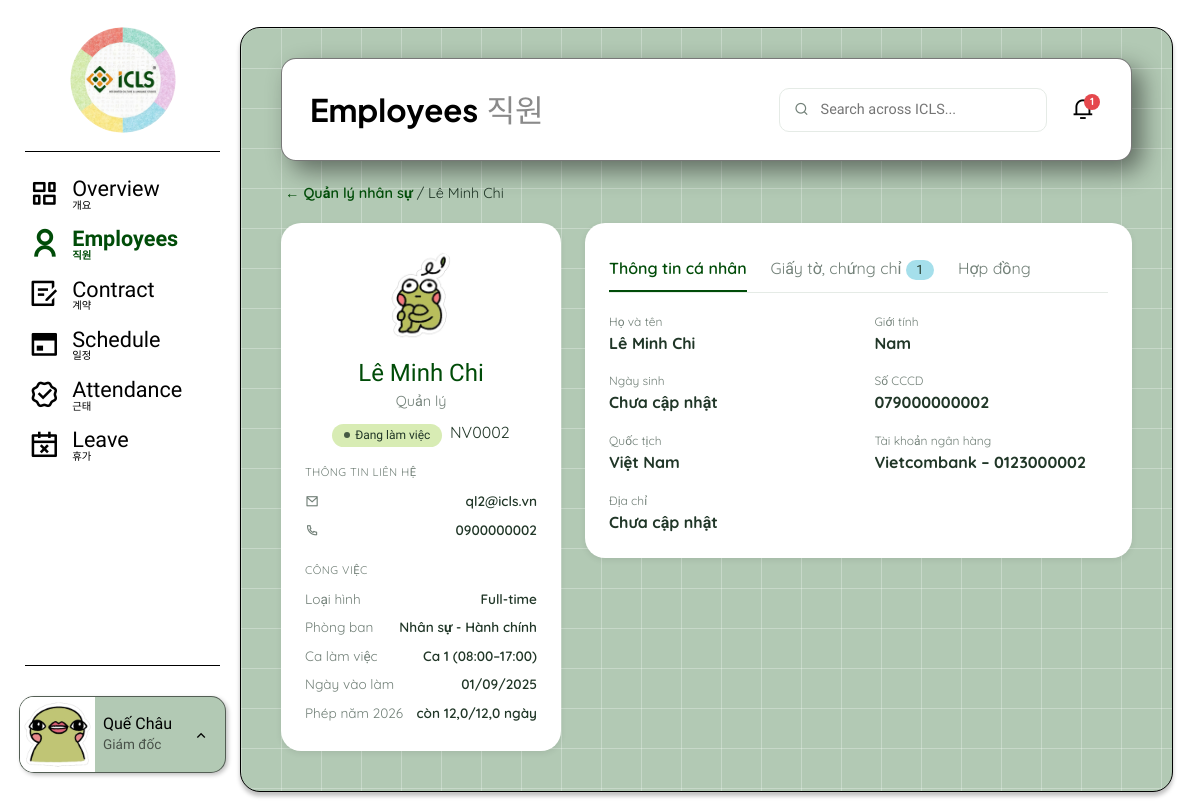
The page /nhan-su/2/ (signed in) on the database its author committed.
### accounts/models.py (models this page shows, shortened)
class User(AbstractUser):
    username = None
    first_name = None
    last_name = None
    email = models.EmailField(max_length=255, unique=True)
    full_name = models.CharField(max_length=150, blank=True)
    phone = models.CharField(max_length=20, blank=True)
    role = models.CharField(max_length=20, choices=UserRole.choices, default=UserRole.EMPLOYEE)
    avatar = models.FileField(upload_to='avatars/', blank=True)
    updated_at = models.DateTimeField(auto_now=True)
    USERNAME_FIELD = 'email'
    REQUIRED_FIELDS = []
    objects = UserManager()
    class Meta:
        db_table = 'users'

### employees/models.py (models this page shows, shortened)
class Employee(models.Model):
    user = models.OneToOneField(settings.AUTH_USER_MODEL, on_delete=models.PROTECT, related_name='employee')
    candidate = models.OneToOneField('recruitment.Candidate', on_delete=models.SET_NULL, null=True, blank=True,
                                     related_name='employee')
    full_name = models.CharField(max_length=150)
    phone = models.CharField(max_length=20)
    gender = models.CharField(max_length=10, choices=Gender.choices, blank=True)
    date_of_birth = models.DateField(null=True, blank=True)
    id_card_number = models.CharField(max_length=20, unique=True, null=True, blank=True)
    address = models.TextField(blank=True)
    nationality = models.CharField(max_length=30, default='Việt Nam')
    department = models.CharField(max_length=30, choices=Department.choices)
    position = models.CharField(max_length=30, choices=Position.choices)
    employment_type = models.CharField(max_length=20, choices=EmploymentType.choices)
    work_shift = models.CharField(max_length=20, choices=WorkShift.choices, blank=True)
    bank_account = models.CharField(max_length=100, blank=True)
    status = models.CharField(max_length=20, choices=EmployeeStatus.choices, default=EmployeeStatus.ONBOARDING)
    join_date = models.DateField()
    created_at = models.DateTimeField(auto_now_add=True)
    updated_at = models.DateTimeField(auto_now=True)
    class Meta:
        db_table = 'employees'
    @property
    def code(self):
        return f'NV{self.id:04d}'

### leave/models.py (models this page shows, shortened)
class LeaveBalance(models.Model):
    employee = models.ForeignKey('employees.Employee', on_delete=models.PROTECT, related_name='leave_balances')
    year = models.PositiveIntegerField()
    total_days = models.DecimalField(max_digits=4, decimal_places=1, default=12)
    used_days = models.DecimalField(max_digits=4, decimal_places=1, default=0)
    class Meta:
        db_table = 'leave_balances'
        constraints = [
            models.UniqueConstraint(fields=['employee', 'year'], name='one_balance_per_year'),
            models.CheckConstraint(condition=Q(used_days__lte=F('total_days')), name='used_not_over_total'),
        ]
    @property
    def remaining_days(self):
        return self.total_days - self.used_days

### employees/views.py (the view)
# urls.py: path('<int:pk>/', views.chi_tiet, name='contract_detail'),                # UC 3.2
@role_required(GD, QL, thong_diep=thong_bao.KHONG_CO_QUYEN_HANH_DONG)     # UC 2.1 – luồng 5.1.1
def chi_tiet(request, pk):
    nhan_su = get_object_or_404(Employee.objects.select_related('user'), pk=pk)
    giay_to = [(g, services.muc_canh_bao(g)) for g in nhan_su.documents.order_by('-created_at')]
    duoc_duyet = co_quyen_duyet(request.user, nhan_su.user)
    return render(request, 'employees/chi_tiet.html', {
        'nhan_su': nhan_su, 'giay_to': giay_to, 'hop_dong': nhan_su.contracts.order_by('-start_date'),
        'duoc_duyet': duoc_duyet, 'so_giay_to': len(giay_to), 'quy_phep': nhan_su.leave_balances.order_by('-year').first(),
        'cho_duyet': [g for g, _ in giay_to if g.status == DocumentStatus.PENDING]})

### core/context_processors.py (called while the page is built)
def thong_bao_chua_doc(request):
    if request.user.is_authenticated:
        return {'so_thong_bao_chua_doc': request.user.notifications.filter(is_read=False).count()}
    return {'so_thong_bao_chua_doc': 0}

### core/menu.py (called while the page is built)
def menu_chinh(request):
    if not request.user.is_authenticated:
        return {'menu_chinh': []}
    app_hien_tai = request.resolver_match.app_name if request.resolver_match else ''
    ten_url_hien_tai = request.resolver_match.url_name if request.resolver_match else ''
    cac_muc = []
    for khoa, ten_anh, ten_han, icon, ten_url, vai_tro, tien_to in MUC_MENU:
        if request.user.role not in vai_tro:
            continue
        try:
            url = reverse(ten_url)
        except NoReverseMatch:
            url = None                      # app chưa làm xong: hiện mờ
        dang_chon = khoa == app_hien_tai and (tien_to is None or (ten_url_hien_tai or '').startswith(tien_to))
        cac_muc.append({'ten_anh': ten_anh, 'ten_han': ten_han, 'icon': icon, 'url': url, 'dang_chon': dang_chon})
    return {'menu_chinh': cac_muc}

### core/permissions.py (called while the page is built)
def role_required(*roles, thong_diep=None):
    cho_phep = roles or VAI_TRO_NGHIEP_VU
    def decorator(view):
        @wraps(view)
        @login_required
        def wrapper(request, *args, **kwargs):
            if request.user.role not in cho_phep:
                return tra_403(request, thong_diep)
            return view(request, *args, **kwargs)
        return wrapper
    return decorator

def co_quyen_duyet(nguoi_duyet, nguoi_gui):
    if nguoi_duyet.pk == nguoi_gui.pk:
        return False
    if nguoi_gui.role == UserRole.MANAGER:
        return nguoi_duyet.role == UserRole.DIRECTOR
    if nguoi_gui.role in (UserRole.EMPLOYEE, UserRole.ACCOUNTANT):
        return nguoi_duyet.role == UserRole.MANAGER
    return False

### core/templatetags/icls_filters.py (called while the page is built)
@register.filter
def ten_goi(ho_ten):
    cac_chu = (ho_ten or '').split()
    if len(cac_chu) <= 1:
        return ho_ten or ''
    return ' '.join(cac_chu[-2:]) if len(cac_chu) >= 3 else cac_chu[-1]

### employees/services.py (called while the page is built)
def muc_canh_bao(giay_to, hom_nay=None):
    hom_nay = hom_nay or date.today()
    if giay_to.status == DocumentStatus.EXPIRED:
        return MUC_DA_HET_HAN
    if giay_to.expiry_date and giay_to.status == DocumentStatus.APPROVED:
        if giay_to.expiry_date < hom_nay:
            return MUC_DA_HET_HAN
        if giay_to.expiry_date <= hom_nay + timedelta(days=settings.SO_NGAY_CANH_BAO):
            return MUC_SAP_HET_HAN
    return MUC_CON_HAN

### templates/employees/chi_tiet.html (shortened to what this page needs)
{% extends 'base.html' %}
{% load icls_filters %}
{% block page_title %}Employees{% endblock %}
{% block page_title_ko %}직원{% endblock %}
{% block panel %}
<div class="breadcrumb-lite">
  <a href="{% url 'employees:employee_list' %}">← Quản lý nhân sự</a> / {{ nhan_su.full_name }}
</div>
<div class="profile-grid">
  <aside class="side-card">
    {% if nhan_su.user.avatar %}
    <img src="{% url 'core:tai_file' nhan_su.user.avatar.name %}" alt="" class="rounded-circle" style="width:96px;height:96px;object-fit:cover;">
    {% else %}
    <span class="avatar-initials lg {{ nhan_su.pk|mau_avatar }} mx-auto">{{ nhan_su.full_name|slice:":1" }}</span>
    {% endif %}
    <p class="nm">{{ nhan_su.full_name }}</p>
    <div class="role">{{ nhan_su.get_position_display }}</div>
    <div class="mt-2">{% include 'employees/_chip_nhan_su.html' %} <span class="id ms-1">{{ nhan_su.code }}</span></div>
    <div class="lbl">Thông tin liên hệ</div>
    <div class="kv"><span class="k"><i class="ri-mail-line"></i></span><span class="v">{{ nhan_su.user.email }}</span></div>
    <div class="kv"><span class="k"><i class="ri-phone-line"></i></span><span class="v">{{ nhan_su.phone }}</span></div>
    <div class="lbl">Công việc</div>
    <div class="kv"><span class="k">Loại hình</span><span class="v">{{ nhan_su.get_employment_type_display }}</span></div>
    <div class="kv"><span class="k">Phòng ban</span><span class="v">{{ nhan_su.get_department_display }}</span></div>
    {% if nhan_su.work_shift %}<div class="kv"><span class="k">Ca làm việc</span><span class="v">{{ nhan_su.get_work_shift_display }}</span></div>{% endif %}
    <div class="kv"><span class="k">Ngày vào làm</span><span class="v">{{ nhan_su.join_date|date:"d/m/Y" }}</span></div>
    {% if quy_phep %}<div class="kv"><span class="k">Phép năm {{ quy_phep.year }}</span><span class="v">còn {{ quy_phep.remaining_days }}/{{ quy_phep.total_days }} ngày</span></div>{% endif %}
  </aside>
  <div class="panel-white">
    <ul class="nav nav-tabs-icls" role="tablist">
      <li class="nav-item"><button class="nav-link active" data-bs-toggle="tab" data-bs-target="#tab-tt" type="button">Thông tin cá nhân</button></li>
      <li class="nav-item"><button class="nav-link" data-bs-toggle="tab" data-bs-target="#tab-gt" type="button">Giấy tờ, chứng chỉ <span class="count-badge">{{ so_giay_to }}</span></button></li>
      <li class="nav-item"><button class="nav-link" data-bs-toggle="tab" data-bs-target="#tab-hd" type="button">Hợp đồng</button></li>
    </ul>
    <div class="tab-content">
      <div class="tab-pane fade show active" id="tab-tt">
        <div class="info-grid">
          <div><div class="k">Họ và tên</div><div class="v">{{ nhan_su.full_name }}</div></div>
          <div><div class="k">Giới tính</div><div class="v">{{ nhan_su.get_gender_display|default:"Chưa cập nhật" }}</div></div>
          <div><div class="k">Ngày sinh</div><div class="v">{% if nhan_su.date_of_birth %}{{ nhan_su.date_of_birth|date:"d/m/Y" }}{% else %}Chưa cập nhật{% endif %}</div></div>
          <div><div class="k">Số CCCD</div><div class="v">{{ nhan_su.id_card_number|default:"Chưa cập nhật" }}</div></div>
          <div><div class="k">Quốc tịch</div><div class="v">{{ nhan_su.nationality }}</div></div>
          <div><div class="k">Tài khoản ngân hàng</div><div class="v">{{ nhan_su.bank_account|default:"Chưa cập nhật" }}</div></div>
          <div class="grid-span"><div class="k">Địa chỉ</div><div class="v">{{ nhan_su.address|default:"Chưa cập nhật" }}</div></div>
        </div>
      </div>
    </div>
  </div>
</div>
{% endblock %}

### templates/base.html (shortened to what this page needs)
{% load static icls_filters %}
<!doctype html>
<html lang="vi">
<head>
  <link href="https://cdn.jsdelivr.net/npm/bootstrap@5.3.3/dist/css/bootstrap.min.css" rel="stylesheet">
  <link href="https://cdn.jsdelivr.net/npm/remixicon@4.3.0/fonts/remixicon.css" rel="stylesheet">
  <link href="{% static 'css/icls.css' %}?v=14" rel="stylesheet">
</head>
<body>
{% if user.is_authenticated %}
<div class="app-shell">
  <aside class="app-sidebar offcanvas-lg offcanvas-start" tabindex="-1" id="thanhTrai" aria-label="Menu chính">
    <div class="offcanvas-body d-flex flex-column p-0">
      <a href="{% url 'dashboard:dashboard' %}"><img src="{% static 'img/icls-logo.png' %}" alt="ICLS" class="sidebar-logo"></a>
      <hr class="sidebar-divider">
      <ul class="sidebar-nav">
        {% for muc in menu_chinh %}
        <li>
          <a class="sidebar-link {% if muc.dang_chon %}active{% endif %} {% if not muc.url %}disabled{% endif %}"
             href="{{ muc.url|default:'#' }}" {% if not muc.url %}aria-disabled="true" tabindex="-1" title="Sắp có"{% endif %}>
            <i class="{{ muc.icon }}"></i>
            <span><span class="ten-anh">{{ muc.ten_anh }}</span><span class="ten-han">{{ muc.ten_han }}</span></span>
          </a>
        </li>
        {% endfor %}
      </ul>
      <hr class="sidebar-divider">
      <div class="profile-wrap">
        <div class="profile-card dropup">
          {% if user.avatar %}
          <img class="profile-avatar" src="{% url 'core:tai_file' user.avatar.name %}" alt="">
          {% else %}
          <span class="profile-avatar">{{ user.email|slice:":1"|upper }}</span>
          {% endif %}
          <div class="overflow-hidden">
            <div class="profile-name" title="{{ user.full_name }}">{% if user.full_name %}{{ user.full_name|ten_goi }}{% else %}{{ user.email }}{% endif %}</div>
            <div class="profile-role">{{ user.get_role_display }}</div>
          </div>
          <button type="button" class="profile-trigger" data-bs-toggle="dropdown" data-bs-reference="parent" aria-label="Menu tài khoản">
            <i class="ri-arrow-up-s-line"></i>
          </button>
        </div>
      </div>
    </div>
  </aside>
  <main class="app-main">
    <div class="app-panel">
      <header class="app-navbar">
        <h1 class="app-title">{% block page_title %}ICLS{% endblock %}<span class="ko">{% block page_title_ko %}{% endblock %}</span></h1>
        <div class="global-tools">
          <label class="search-field"><i class="ri-search-line"></i><input type="search" placeholder="Search across ICLS..." disabled></label>
          <a class="bell" href="{% url 'core:notifications' %}" aria-label="Thông báo">
            <i class="ri-notification-3-line"></i>
            {% if so_thong_bao_chua_doc %}<span class="dot">{{ so_thong_bao_chua_doc }}</span>{% endif %}
          </a>
        </div>
      </header>
      {% block panel %}{% endblock %}
    </div>
  </main>
</div>
{% endif %}
</body>
</html>

### templates/employees/_chip_nhan_su.html
<span class="chip {{ nhan_su.status|lower }}">{{ nhan_su.get_status_display }}</span>

### rows shown on the page
User: avatar (picture), full_name|ten_goi "Quế Châu", role "Giám đốc"
Employee: full_name "Lê Minh Chi", user.avatar (picture), position "Quản lý", status "Đang làm việc", code "NV0002", user.email "ql2@icls.vn", phone "0900000002", employment_type "Full-time", department "Nhân sự - Hành chính", work_shift "Ca 1 (08:00–17:00)", join_date "01/09/2025", gender "Nam", id_card_number "079000000002", nationality "Việt Nam", bank_account "Vietcombank – 0123000002", address "Chưa cập nhật"
LeaveBalance: year "2026", remaining_days "12,0", total_days "12,0"

### other values the page prints
{{ muc.ten_anh }} "Overview" "Employees" "Contract" "Schedule" "Attendance" "Leave"
{{ muc.ten_han }} "개요" "직원" "계약" "일정" "근태" "휴가"
{{ so_thong_bao_chua_doc }} "1"
{{ so_giay_to }} "1"
